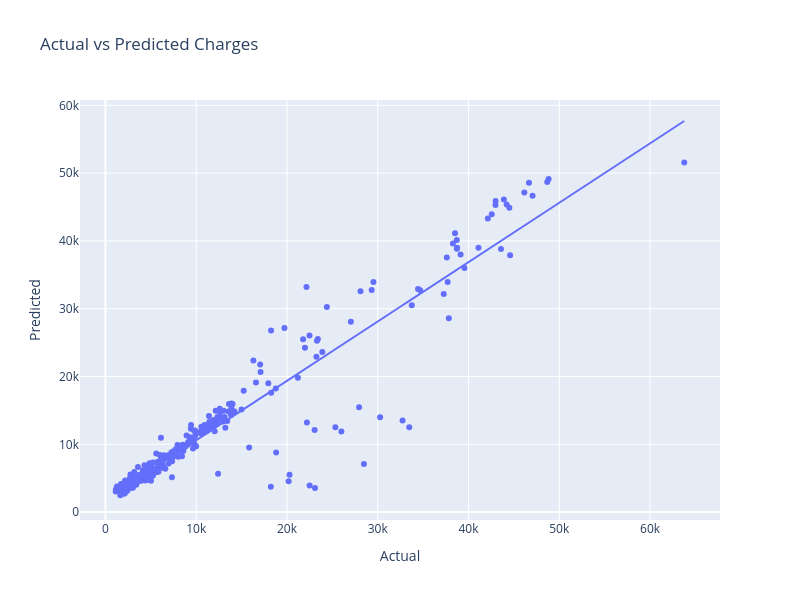

The notebook cell saved with this chart:
### Code cell
fig = px.scatter(result_df, x="Actual", y="Predicted",
                 trendline="ols",  
                 title="Actual vs Predicted Charges",
                 width=800, height=600)
fig.show()

### Figure 1 — Plotly figure (JSON) as saved in the notebook; plotly's stock layout.template omitted (floating-point values rounded to 4 significant figures; data arrays with more than 128 entries replaced by an {"elided": "..."} marker saying what was removed)
{"data": [{"hovertemplate": "Actual=%{x}<br>Predicted=%{y}<extra></extra>", "legendgroup": "", "marker": {"color": "#636efa", "symbol": "circle"}, "mode": "markers", "name": "", "orientation": "v", "showlegend": false, "type": "scatter", "x": {"elided": "268 float values"}, "xaxis": "x", "y": {"elided": "268 float values"}, "yaxis": "y"}, {"hovertemplate": "<b>OLS trendline</b><br>Predicted = 0.875939 * Actual + 1837.29<br>R<sup>2</sup>=0.875377<br><br>Actual=%{x}<br>Predicted=%{y} <b>(trend)</b><extra></extra>", "legendgroup": "", "marker": {"color": "#636efa", "symbol": "circle"}, "mode": "lines", "name": "", "showlegend": false, "type": "scatter", "x": {"elided": "268 float values"}, "xaxis": "x", "y": {"elided": "268 float values"}, "yaxis": "y"}], "layout": {"height": 600, "legend": {"tracegroupgap": 0}, "title": {"text": "Actual vs Predicted Charges"}, "width": 800, "xaxis": {"anchor": "y", "autorange": true, "domain": [0, 1], "range": [-2808.0, 67710.0], "title": {"text": "Actual"}, "type": "linear"}, "yaxis": {"anchor": "x", "autorange": true, "domain": [0, 1], "range": [-1167.0, 60790.0], "title": {"text": "Predicted"}, "type": "linear"}}}
